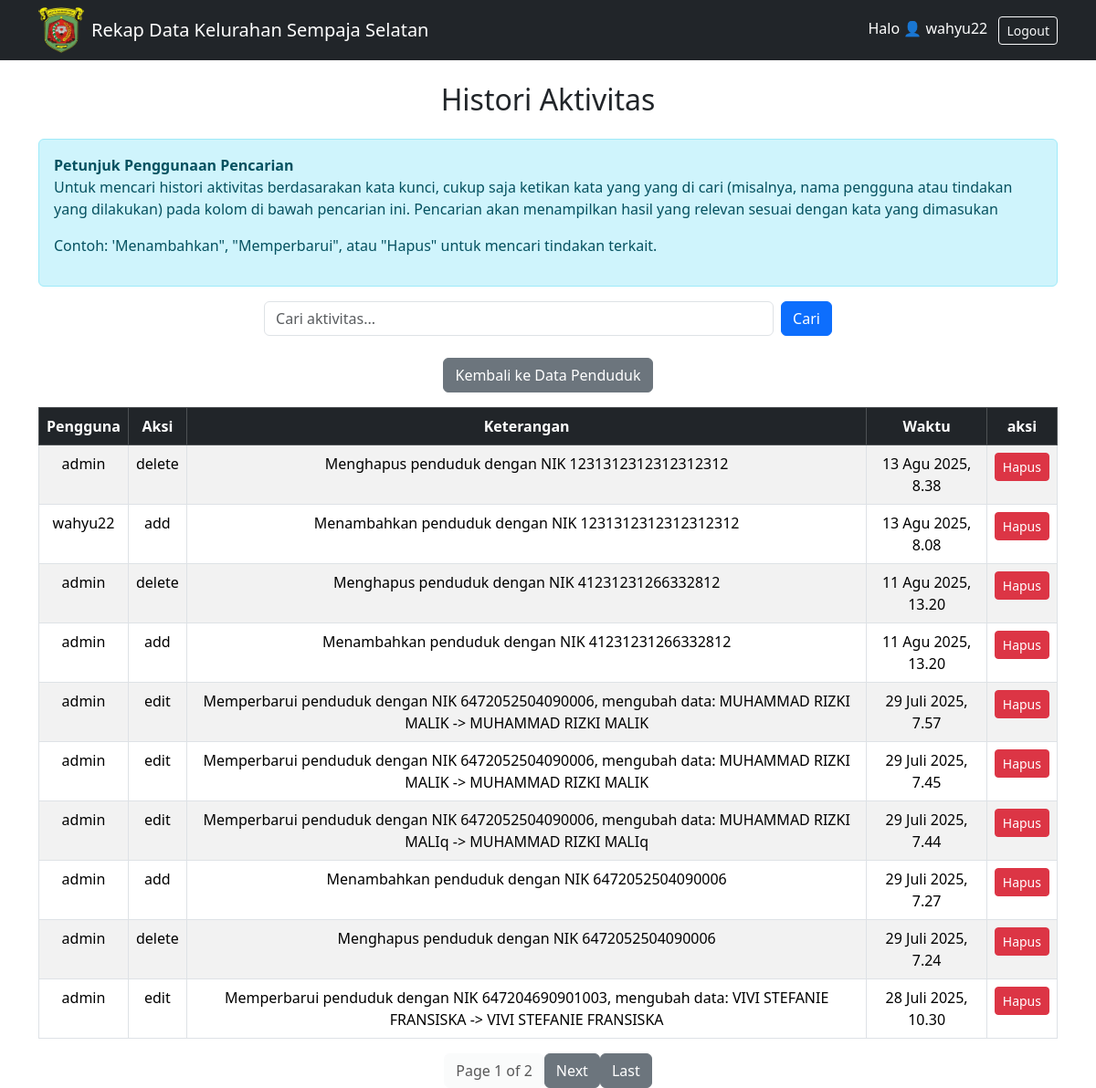
/Histori/ (signed in), run on the app's committed database.
### rekap/models.py (models this page shows, shortened)
class Histori(models.Model):
    ACTION_CHOICES = [
        ('add', 'Add'),
        ('edit', 'Edit'),
        ('delete', 'Delete'),
    ]
    user = models.ForeignKey(User, on_delete=models.CASCADE)  # Pengguna yang melakukan aksi
    action = models.CharField(max_length=20, choices=ACTION_CHOICES)  # Jenis aksi
    object_type = models.CharField(max_length=100)  # Jenis objek yang diubah
    object_id = models.PositiveIntegerField()  # ID objek yang diubah
    timestamp = models.DateTimeField(default=timezone.now)  # Waktu tindakan dilakukan
    details = models.TextField(null=True, blank=True)  # Rincian tentang tindakan

### rekap/views.py (the view)
# urls.py: path('Histori/', views.histori_aktivitas, name='histori_aktivitas'),
@login_required
def histori_aktivitas(request):
    if request.GET.get('q'):
        historis = Histori.objects.filter(details__icontains=request.GET['q']).order_by('-timestamp')  # jika ingin filter pencarian
    else:
        historis = Histori.objects.all().order_by('-timestamp')  # untuk ambil semua data histori yang ada
    paginator = Paginator(historis, 10)
    page = request.GET.get('page')
    historis = paginator.get_page(page)
    return render(request, 'rekap/histori.html', {'historis': historis})

### rekap/templates/rekap/Histori.html (shortened to what this page needs)
{% extends 'rekap/home.html' %}
{% block content %}
<h2 class="text-center mb-4">Histori Aktivitas</h2>
<div class="alert alert-info mb-3">
    <strong>Petunjuk Penggunaan Pencarian</strong>
    <p>Untuk mencari histori aktivitas berdasarakan kata kunci, cukup saja ketikan kata yang yang di cari (misalnya, nama pengguna atau tindakan yang dilakukan) pada kolom di bawah pencarian ini. Pencarian akan menampilkan hasil yang relevan sesuai dengan kata yang dimasukan</p>
    <p>Contoh: 'Menambahkan", "Memperbarui", atau "Hapus" untuk mencari tindakan terkait.</p>
</div>
<form method="get" class="d-flex justify-content-center mb-3">
    <input type="text" name="q" class="form-control w-50 me-2" placeholder="Cari aktivitas..." value="{{ request.GET.q }}">
    <button type="submit" class="btn btn-primary">Cari</button>
</form>
<div class="text-center mt-4">
    <a href="{% url 'list_penduduk' %}" class="btn btn-secondary mb-3">
         Kembali ke Data Penduduk
    </a>
<table class="table table-striped table-bordered">
    <thead class="table-dark">
        <tr class="text-center">
            <th>Pengguna</th>
            <th>Aksi</th>
            <th>Keterangan</th>
            <th>Waktu</th>
            <th>aksi</th>
        </tr>
    </thead>
    <tbody>
        {% for histori in historis %}
        <tr class="text-center">
            <td>{{ histori.user.username }}</td>
            <td>{{ histori.action }}</td>
            <td>{{ histori.details }}</td>
            <td>{{ histori.timestamp }}</td>
            <td>
                <a href="{% url 'hapus_histori' histori.pk %}" class="btn btn-danger btn-sm" onclick="return confirm('Yakin ingin menghapus histori ini?')">Hapus</a>
            </td>
        </tr>
        {% empty %}
        <tr>
            <td colspan="4" class="text-center">Tidak ada histori aktivitas.</td>
        </tr>
        {% endfor %}
    </tbody>
</table>
<div class="d-flex justify-content-center">
    <span class="btn btn-light disabled">Page {{ historis.number }} of {{ historis.paginator.num_pages }}</span>
    {% if historis.has_next %}
        <a class="btn btn-secondary" href="?page={{ historis.next_page_number }}">Next</a>
        <a class="btn btn-secondary" href="?page={{ historis.paginator.num_pages }}">Last</a>
    {% endif %}
</div>
{% endblock %}

### rekap/templates/rekap/home.html (shortened to what this page needs)
<!DOCTYPE html>
<html>
<head>
    {% load static %}
    <link href="https://cdn.jsdelivr.net/npm/bootstrap@5.3.2/dist/css/bootstrap.min.css" rel="stylesheet">
</head>
<body>
<nav class="navbar navbar-expand-lg navbar-dark bg-dark">
    <div class="container">
        <img src="{% static 'rekap/samarinda.png' %}" alt="Logo Samarinda" width="50" height="50" class="me-2">
        <a class="navbar-brand" href="{% url 'list_penduduk' %}">Rekap Data Kelurahan Sempaja Selatan</a>
        <div class="ms-auto">
            {% if user.is_authenticated %}
                <span class="text-white me-2">Halo 👤 {{ user.username }}</span>
                <form action="{% url 'logout' %}" method="post" style="display:inline;">
                    <button type="submit" class="btn btn-outline-light btn-sm">Logout</button>
                </form>
            {% endif %}
        </div>
    </div>
</nav>
<div class="container mt-4">
    {% block content %}
    {% endblock %}
</div>
</body>
</html>

### data on the page
Histori: user.username "admin", action "delete", details "Menghapus penduduk dengan NIK 1231312312312312312", timestamp "13 Agu 2025, 8.38"
Histori: user.username "wahyu22", action "add", details "Menambahkan penduduk dengan NIK 1231312312312312312", timestamp "13 Agu 2025, 8.08"
Histori: user.username "admin", action "delete", details "Menghapus penduduk dengan NIK 41231231266332812", timestamp "11 Agu 2025, 13.20"
Histori: user.username "admin", action "add", details "Menambahkan penduduk dengan NIK 41231231266332812", timestamp "11 Agu 2025, 13.20"
Histori: user.username "admin", action "edit", details "Memperbarui penduduk dengan NIK 6472052504090006, mengubah data: MUHAMMAD RIZKI MALIK -> MUHAMMAD RIZKI MALIK", timestamp "29 Juli 2025, 7.57"
Histori: user.username "admin", action "edit", details "Memperbarui penduduk dengan NIK 6472052504090006, mengubah data: MUHAMMAD RIZKI MALIK -> MUHAMMAD RIZKI MALIK", timestamp "29 Juli 2025, 7.45"
Histori: user.username "admin", action "edit", details "Memperbarui penduduk dengan NIK 6472052504090006, mengubah data: MUHAMMAD RIZKI MALIq -> MUHAMMAD RIZKI MALIq", timestamp "29 Juli 2025, 7.44"
Histori: user.username "admin", action "add", details "Menambahkan penduduk dengan NIK 6472052504090006", timestamp "29 Juli 2025, 7.27"
Histori: user.username "admin", action "delete", details "Menghapus penduduk dengan NIK 6472052504090006", timestamp "29 Juli 2025, 7.24"
Histori: user.username "admin", action "edit", details "Memperbarui penduduk dengan NIK 647204690901003, mengubah data: VIVI STEFANIE FRANSISKA -> VIVI STEFANIE FRANSISKA", timestamp "28 Juli 2025, 10.30"

### other printed values
{{ user.username }} "wahyu22"
{{ historis.number }} "1"
{{ historis.paginator.num_pages }} "2"
